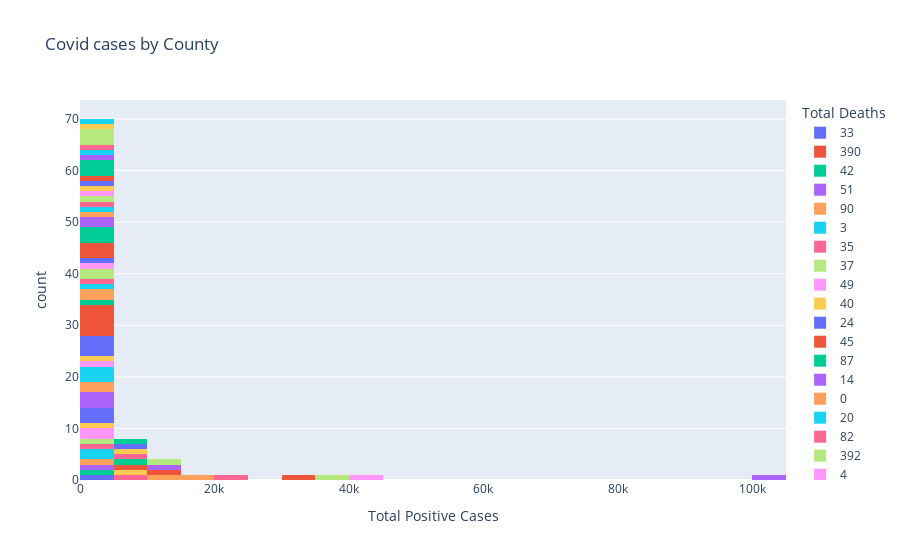

Notebook source saved alongside this figure:
### Code cell
fig = px.histogram(compiledcountydata, x="Total Positive Cases", color="Total Deaths", title="Covid cases by County")
fig.show()

### Figure 1 — Plotly figure (JSON) as saved in the notebook; plotly's stock layout.template omitted (floating-point values rounded to 4 significant figures)
{"data": [{"alignmentgroup": "True", "bingroup": "x", "hovertemplate": "Total Deaths=33<br>Total Positive Cases=%{x}<br>count=%{y}<extra></extra>", "legendgroup": "33", "marker": {"color": "#636efa"}, "name": "33", "offsetgroup": "33", "orientation": "v", "showlegend": true, "type": "histogram", "x": [1191], "xaxis": "x", "yaxis": "y"}, {"alignmentgroup": "True", "bingroup": "x", "hovertemplate": "Total Deaths=390<br>Total Positive Cases=%{x}<br>count=%{y}<extra></extra>", "legendgroup": "390", "marker": {"color": "#EF553B"}, "name": "390", "offsetgroup": "390", "orientation": "v", "showlegend": true, "type": "histogram", "x": [33391], "xaxis": "x", "yaxis": "y"}, {"alignmentgroup": "True", "bingroup": "x", "hovertemplate": "Total Deaths=42<br>Total Positive Cases=%{x}<br>count=%{y}<extra></extra>", "legendgroup": "42", "marker": {"color": "#00cc96"}, "name": "42", "offsetgroup": "42", "orientation": "v", "showlegend": true, "type": "histogram", "x": [3131], "xaxis": "x", "yaxis": "y"}, {"alignmentgroup": "True", "bingroup": "x", "hovertemplate": "Total Deaths=51<br>Total Positive Cases=%{x}<br>count=%{y}<extra></extra>", "legendgroup": "51", "marker": {"color": "#ab63fa"}, "name": "51", "offsetgroup": "51", "orientation": "v", "showlegend": true, "type": "histogram", "x": [3386], "xaxis": "x", "yaxis": "y"}, {"alignmentgroup": "True", "bingroup": "x", "hovertemplate": "Total Deaths=90<br>Total Positive Cases=%{x}<br>count=%{y}<extra></extra>", "legendgroup": "90", "marker": {"color": "#FFA15A"}, "name": "90", "offsetgroup": "90", "orientation": "v", "showlegend": true, "type": "histogram", "x": [4482], "xaxis": "x", "yaxis": "y"}, {"alignmentgroup": "True", "bingroup": "x", "hovertemplate": "Total Deaths=3<br>Total Positive Cases=%{x}<br>count=%{y}<extra></extra>", "legendgroup": "3", "marker": {"color": "#19d3f3"}, "name": "3", "offsetgroup": "3", "orientation": "v", "showlegend": true, "type": "histogram", "x": [516, 1867], "xaxis": "x", "yaxis": "y"}, {"alignmentgroup": "True", "bingroup": "x", "hovertemplate": "Total Deaths=35<br>Total Positive Cases=%{x}<br>count=%{y}<extra></extra>", "legendgroup": "35", "marker": {"color": "#FF6692"}, "name": "35", "offsetgroup": "35", "orientation": "v", "showlegend": true, "type": "histogram", "x": [5983, 1367], "xaxis": "x", "yaxis": "y"}, {"alignmentgroup": "True", "bingroup": "x", "hovertemplate": "Total Deaths=37<br>Total Positive Cases=%{x}<br>count=%{y}<extra></extra>", "legendgroup": "37", "marker": {"color": "#B6E880"}, "name": "37", "offsetgroup": "37", "orientation": "v", "showlegend": true, "type": "histogram", "x": [2461], "xaxis": "x", "yaxis": "y"}, {"alignmentgroup": "True", "bingroup": "x", "hovertemplate": "Total Deaths=49<br>Total Positive Cases=%{x}<br>count=%{y}<extra></extra>", "legendgroup": "49", "marker": {"color": "#FF97FF"}, "name": "49", "offsetgroup": "49", "orientation": "v", "showlegend": true, "type": "histogram", "x": [3001, 4193], "xaxis": "x", "yaxis": "y"}, {"alignmentgroup": "True", "bingroup": "x", "hovertemplate": "Total Deaths=40<br>Total Positive Cases=%{x}<br>count=%{y}<extra></extra>", "legendgroup": "40", "marker": {"color": "#FECB52"}, "name": "40", "offsetgroup": "40", "orientation": "v", "showlegend": true, "type": "histogram", "x": [7798, 1512], "xaxis": "x", "yaxis": "y"}, {"alignmentgroup": "True", "bingroup": "x", "hovertemplate": "Total Deaths=24<br>Total Positive Cases=%{x}<br>count=%{y}<extra></extra>", "legendgroup": "24", "marker": {"color": "#636efa"}, "name": "24", "offsetgroup": "24", "orientation": "v", "showlegend": true, "type": "histogram", "x": [2207, 2841, 1017], "xaxis": "x", "yaxis": "y"}, {"alignmentgroup": "True", "bingroup": "x", "hovertemplate": "Total Deaths=45<br>Total Positive Cases=%{x}<br>count=%{y}<extra></extra>", "legendgroup": "45", "marker": {"color": "#EF553B"}, "name": "45", "offsetgroup": "45", "orientation": "v", "showlegend": true, "type": "histogram", "x": [5003], "xaxis": "x", "yaxis": "y"}, {"alignmentgroup": "True", "bingroup": "x", "hovertemplate": "Total Deaths=87<br>Total Positive Cases=%{x}<br>count=%{y}<extra></extra>", "legendgroup": "87", "marker": {"color": "#00cc96"}, "name": "87", "offsetgroup": "87", "orientation": "v", "showlegend": true, "type": "histogram", "x": [6936], "xaxis": "x", "yaxis": "y"}, {"alignmentgroup": "True", "bingroup": "x", "hovertemplate": "Total Deaths=14<br>Total Positive Cases=%{x}<br>count=%{y}<extra></extra>", "legendgroup": "14", "marker": {"color": "#ab63fa"}, "name": "14", "offsetgroup": "14", "orientation": "v", "showlegend": true, "type": "histogram", "x": [719, 1580, 1158], "xaxis": "x", "yaxis": "y"}, {"alignmentgroup": "True", "bingroup": "x", "hovertemplate": "Total Deaths=0<br>Total Positive Cases=%{x}<br>count=%{y}<extra></extra>", "legendgroup": "0", "marker": {"color": "#FFA15A"}, "name": "0", "offsetgroup": "0", "orientation": "v", "showlegend": true, "type": "histogram", "x": [118, 444], "xaxis": "x", "yaxis": "y"}, {"alignmentgroup": "True", "bingroup": "x", "hovertemplate": "Total Deaths=20<br>Total Positive Cases=%{x}<br>count=%{y}<extra></extra>", "legendgroup": "20", "marker": {"color": "#19d3f3"}, "name": "20", "offsetgroup": "20", "orientation": "v", "showlegend": true, "type": "histogram", "x": [1354, 2369, 1313], "xaxis": "x", "yaxis": "y"}, {"alignmentgroup": "True", "bingroup": "x", "hovertemplate": "Total Deaths=82<br>Total Positive Cases=%{x}<br>count=%{y}<extra></extra>", "legendgroup": "82", "marker": {"color": "#FF6692"}, "name": "82", "offsetgroup": "82", "orientation": "v", "showlegend": true, "type": "histogram", "x": [5223], "xaxis": "x", "yaxis": "y"}, {"alignmentgroup": "True", "bingroup": "x", "hovertemplate": "Total Deaths=392<br>Total Positive Cases=%{x}<br>count=%{y}<extra></extra>", "legendgroup": "392", "marker": {"color": "#B6E880"}, "name": "392", "offsetgroup": "392", "orientation": "v", "showlegend": true, "type": "histogram", "x": [36478], "xaxis": "x", "yaxis": "y"}, {"alignmentgroup": "True", "bingroup": "x", "hovertemplate": "Total Deaths=4<br>Total Positive Cases=%{x}<br>count=%{y}<extra></extra>", "legendgroup": "4", "marker": {"color": "#FF97FF"}, "name": "4", "offsetgroup": "4", "orientation": "v", "showlegend": true, "type": "histogram", "x": [1535], "xaxis": "x", "yaxis": "y"}, {"alignmentgroup": "True", "bingroup": "x", "hovertemplate": "Total Deaths=68<br>Total Positive Cases=%{x}<br>count=%{y}<extra></extra>", "legendgroup": "68", "marker": {"color": "#FECB52"}, "name": "68", "offsetgroup": "68", "orientation": "v", "showlegend": true, "type": "histogram", "x": [3936], "xaxis": "x", "yaxis": "y"}, {"alignmentgroup": "True", "bingroup": "x", "hovertemplate": "Total Deaths=17<br>Total Positive Cases=%{x}<br>count=%{y}<extra></extra>", "legendgroup": "17", "marker": {"color": "#636efa"}, "name": "17", "offsetgroup": "17", "orientation": "v", "showlegend": true, "type": "histogram", "x": [1240, 1807, 2097, 977], "xaxis": "x", "yaxis": "y"}, {"alignmentgroup": "True", "bingroup": "x", "hovertemplate": "Total Deaths=8<br>Total Positive Cases=%{x}<br>count=%{y}<extra></extra>", "legendgroup": "8", "marker": {"color": "#EF553B"}, "name": "8", "offsetgroup": "8", "orientation": "v", "showlegend": true, "type": "histogram", "x": [1383, 491, 949, 478, 744, 1176], "xaxis": "x", "yaxis": "y"}, {"alignmentgroup": "True", "bingroup": "x", "hovertemplate": "Total Deaths=69<br>Total Positive Cases=%{x}<br>count=%{y}<extra></extra>", "legendgroup": "69", "marker": {"color": "#00cc96"}, "name": "69", "offsetgroup": "69", "orientation": "v", "showlegend": true, "type": "histogram", "x": [3875], "xaxis": "x", "yaxis": "y"}, {"alignmentgroup": "True", "bingroup": "x", "hovertemplate": "Total Deaths=1588<br>Total Positive Cases=%{x}<br>count=%{y}<extra></extra>", "legendgroup": "1588", "marker": {"color": "#ab63fa"}, "name": "1588", "offsetgroup": "1588", "orientation": "v", "showlegend": true, "type": "histogram", "x": [101110], "xaxis": "x", "yaxis": "y"}, {"alignmentgroup": "True", "bingroup": "x", "hovertemplate": "Total Deaths=41<br>Total Positive Cases=%{x}<br>count=%{y}<extra></extra>", "legendgroup": "41", "marker": {"color": "#FFA15A"}, "name": "41", "offsetgroup": "41", "orientation": "v", "showlegend": true, "type": "histogram", "x": [1607, 2604], "xaxis": "x", "yaxis": "y"}, {"alignmentgroup": "True", "bingroup": "x", "hovertemplate": "Total Deaths=56<br>Total Positive Cases=%{x}<br>count=%{y}<extra></extra>", "legendgroup": "56", "marker": {"color": "#19d3f3"}, "name": "56", "offsetgroup": "56", "orientation": "v", "showlegend": true, "type": "histogram", "x": [3076], "xaxis": "x", "yaxis": "y"}, {"alignmentgroup": "True", "bingroup": "x", "hovertemplate": "Total Deaths=46<br>Total Positive Cases=%{x}<br>count=%{y}<extra></extra>", "legendgroup": "46", "marker": {"color": "#FF6692"}, "name": "46", "offsetgroup": "46", "orientation": "v", "showlegend": true, "type": "histogram", "x": [3140], "xaxis": "x", "yaxis": "y"}, {"alignmentgroup": "True", "bingroup": "x", "hovertemplate": "Total Deaths=10<br>Total Positive Cases=%{x}<br>count=%{y}<extra></extra>", "legendgroup": "10", "marker": {"color": "#B6E880"}, "name": "10", "offsetgroup": "10", "orientation": "v", "showlegend": true, "type": "histogram", "x": [940, 1173], "xaxis": "x", "yaxis": "y"}, {"alignmentgroup": "True", "bingroup": "x", "hovertemplate": "Total Deaths=19<br>Total Positive Cases=%{x}<br>count=%{y}<extra></extra>", "legendgroup": "19", "marker": {"color": "#FF97FF"}, "name": "19", "offsetgroup": "19", "orientation": "v", "showlegend": true, "type": "histogram", "x": [1078], "xaxis": "x", "yaxis": "y"}, {"alignmentgroup": "True", "bingroup": "x", "hovertemplate": "Total Deaths=74<br>Total Positive Cases=%{x}<br>count=%{y}<extra></extra>", "legendgroup": "74", "marker": {"color": "#FECB52"}, "name": "74", "offsetgroup": "74", "orientation": "v", "showlegend": true, "type": "histogram", "x": [5801], "xaxis": "x", "yaxis": "y"}, {"alignmentgroup": "True", "bingroup": "x", "hovertemplate": "Total Deaths=21<br>Total Positive Cases=%{x}<br>count=%{y}<extra></extra>", "legendgroup": "21", "marker": {"color": "#636efa"}, "name": "21", "offsetgroup": "21", "orientation": "v", "showlegend": true, "type": "histogram", "x": [409], "xaxis": "x", "yaxis": "y"}, {"alignmentgroup": "True", "bingroup": "x", "hovertemplate": "Total Deaths=11<br>Total Positive Cases=%{x}<br>count=%{y}<extra></extra>", "legendgroup": "11", "marker": {"color": "#EF553B"}, "name": "11", "offsetgroup": "11", "orientation": "v", "showlegend": true, "type": "histogram", "x": [620, 3023, 677], "xaxis": "x", "yaxis": "y"}, {"alignmentgroup": "True", "bingroup": "x", "hovertemplate": "Total Deaths=16<br>Total Positive Cases=%{x}<br>count=%{y}<extra></extra>", "legendgroup": "16", "marker": {"color": "#00cc96"}, "name": "16", "offsetgroup": "16", "orientation": "v", "showlegend": true, "type": "histogram", "x": [686, 1370, 2824], "xaxis": "x", "yaxis": "y"}, {"alignmentgroup": "True", "bingroup": "x", "hovertemplate": "Total Deaths=18<br>Total Positive Cases=%{x}<br>count=%{y}<extra></extra>", "legendgroup": "18", "marker": {"color": "#ab63fa"}, "name": "18", "offsetgroup": "18", "orientation": "v", "showlegend": true, "type": "histogram", "x": [742, 879], "xaxis": "x", "yaxis": "y"}, {"alignmentgroup": "True", "bingroup": "x", "hovertemplate": "Total Deaths=1<br>Total Positive Cases=%{x}<br>count=%{y}<extra></extra>", "legendgroup": "1", "marker": {"color": "#FFA15A"}, "name": "1", "offsetgroup": "1", "orientation": "v", "showlegend": true, "type": "histogram", "x": [220], "xaxis": "x", "yaxis": "y"}, {"alignmentgroup": "True", "bingroup": "x", "hovertemplate": "Total Deaths=2<br>Total Positive Cases=%{x}<br>count=%{y}<extra></extra>", "legendgroup": "2", "marker": {"color": "#19d3f3"}, "name": "2", "offsetgroup": "2", "orientation": "v", "showlegend": true, "type": "histogram", "x": [512], "xaxis": "x", "yaxis": "y"}, {"alignmentgroup": "True", "bingroup": "x", "hovertemplate": "Total Deaths=44<br>Total Positive Cases=%{x}<br>count=%{y}<extra></extra>", "legendgroup": "44", "marker": {"color": "#FF6692"}, "name": "44", "offsetgroup": "44", "orientation": "v", "showlegend": true, "type": "histogram", "x": [3136], "xaxis": "x", "yaxis": "y"}, {"alignmentgroup": "True", "bingroup": "x", "hovertemplate": "Total Deaths=7<br>Total Positive Cases=%{x}<br>count=%{y}<extra></extra>", "legendgroup": "7", "marker": {"color": "#B6E880"}, "name": "7", "offsetgroup": "7", "orientation": "v", "showlegend": true, "type": "histogram", "x": [441], "xaxis": "x", "yaxis": "y"}, {"alignmentgroup": "True", "bingroup": "x", "hovertemplate": "Total Deaths=15<br>Total Positive Cases=%{x}<br>count=%{y}<extra></extra>", "legendgroup": "15", "marker": {"color": "#FF97FF"}, "name": "15", "offsetgroup": "15", "orientation": "v", "showlegend": true, "type": "histogram", "x": [780], "xaxis": "x", "yaxis": "y"}, {"alignmentgroup": "True", "bingroup": "x", "hovertemplate": "Total Deaths=28<br>Total Positive Cases=%{x}<br>count=%{y}<extra></extra>", "legendgroup": "28", "marker": {"color": "#FECB52"}, "name": "28", "offsetgroup": "28", "orientation": "v", "showlegend": true, "type": "histogram", "x": [1903], "xaxis": "x", "yaxis": "y"}, {"alignmentgroup": "True", "bingroup": "x", "hovertemplate": "Total Deaths=50<br>Total Positive Cases=%{x}<br>count=%{y}<extra></extra>", "legendgroup": "50", "marker": {"color": "#636efa"}, "name": "50", "offsetgroup": "50", "orientation": "v", "showlegend": true, "type": "histogram", "x": [3402], "xaxis": "x", "yaxis": "y"}, {"alignmentgroup": "True", "bingroup": "x", "hovertemplate": "Total Deaths=34<br>Total Positive Cases=%{x}<br>count=%{y}<extra></extra>", "legendgroup": "34", "marker": {"color": "#EF553B"}, "name": "34", "offsetgroup": "34", "orientation": "v", "showlegend": true, "type": "histogram", "x": [2079], "xaxis": "x", "yaxis": "y"}, {"alignmentgroup": "True", "bingroup": "x", "hovertemplate": "Total Deaths=47<br>Total Positive Cases=%{x}<br>count=%{y}<extra></extra>", "legendgroup": "47", "marker": {"color": "#00cc96"}, "name": "47", "offsetgroup": "47", "orientation": "v", "showlegend": true, "type": "histogram", "x": [2285, 3256, 3871], "xaxis": "x", "yaxis": "y"}, {"alignmentgroup": "True", "bingroup": "x", "hovertemplate": "Total Deaths=31<br>Total Positive Cases=%{x}<br>count=%{y}<extra></extra>", "legendgroup": "31", "marker": {"color": "#ab63fa"}, "name": "31", "offsetgroup": "31", "orientation": "v", "showlegend": true, "type": "histogram", "x": [4081], "xaxis": "x", "yaxis": "y"}, {"alignmentgroup": "True", "bingroup": "x", "hovertemplate": "Total Deaths=89<br>Total Positive Cases=%{x}<br>count=%{y}<extra></extra>", "legendgroup": "89", "marker": {"color": "#FFA15A"}, "name": "89", "offsetgroup": "89", "orientation": "v", "showlegend": true, "type": "histogram", "x": [11833], "xaxis": "x", "yaxis": "y"}, {"alignmentgroup": "True", "bingroup": "x", "hovertemplate": "Total Deaths=70<br>Total Positive Cases=%{x}<br>count=%{y}<extra></extra>", "legendgroup": "70", "marker": {"color": "#19d3f3"}, "name": "70", "offsetgroup": "70", "orientation": "v", "showlegend": true, "type": "histogram", "x": [4843], "xaxis": "x", "yaxis": "y"}, {"alignmentgroup": "True", "bingroup": "x", "hovertemplate": "Total Deaths=63<br>Total Positive Cases=%{x}<br>count=%{y}<extra></extra>", "legendgroup": "63", "marker": {"color": "#FF6692"}, "name": "63", "offsetgroup": "63", "orientation": "v", "showlegend": true, "type": "histogram", "x": [3443], "xaxis": "x", "yaxis": "y"}, {"alignmentgroup": "True", "bingroup": "x", "hovertemplate": "Total Deaths=5<br>Total Positive Cases=%{x}<br>count=%{y}<extra></extra>", "legendgroup": "5", "marker": {"color": "#B6E880"}, "name": "5", "offsetgroup": "5", "orientation": "v", "showlegend": true, "type": "histogram", "x": [808, 362, 310], "xaxis": "x", "yaxis": "y"}, {"alignmentgroup": "True", "bingroup": "x", "hovertemplate": "Total Deaths=805<br>Total Positive Cases=%{x}<br>count=%{y}<extra></extra>", "legendgroup": "805", "marker": {"color": "#FF97FF"}, "name": "805", "offsetgroup": "805", "orientation": "v", "showlegend": true, "type": "histogram", "x": [43212], "xaxis": "x", "yaxis": "y"}, {"alignmentgroup": "True", "bingroup": "x", "hovertemplate": "Total Deaths=27<br>Total Positive Cases=%{x}<br>count=%{y}<extra></extra>", "legendgroup": "27", "marker": {"color": "#FECB52"}, "name": "27", "offsetgroup": "27", "orientation": "v", "showlegend": true, "type": "histogram", "x": [1470], "xaxis": "x", "yaxis": "y"}, {"alignmentgroup": "True", "bingroup": "x", "hovertemplate": "Total Deaths=91<br>Total Positive Cases=%{x}<br>count=%{y}<extra></extra>", "legendgroup": "91", "marker": {"color": "#636efa"}, "name": "91", "offsetgroup": "91", "orientation": "v", "showlegend": true, "type": "histogram", "x": [6715], "xaxis": "x", "yaxis": "y"}, {"alignmentgroup": "True", "bingroup": "x", "hovertemplate": "Total Deaths=107<br>Total Positive Cases=%{x}<br>count=%{y}<extra></extra>", "legendgroup": "107", "marker": {"color": "#EF553B"}, "name": "107", "offsetgroup": "107", "orientation": "v", "showlegend": true, "type": "histogram", "x": [13354], "xaxis": "x", "yaxis": "y"}, {"alignmentgroup": "True", "bingroup": "x", "hovertemplate": "Total Deaths=73<br>Total Positive Cases=%{x}<br>count=%{y}<extra></extra>", "legendgroup": "73", "marker": {"color": "#00cc96"}, "name": "73", "offsetgroup": "73", "orientation": "v", "showlegend": true, "type": "histogram", "x": [8761], "xaxis": "x", "yaxis": "y"}, {"alignmentgroup": "True", "bingroup": "x", "hovertemplate": "Total Deaths=264<br>Total Positive Cases=%{x}<br>count=%{y}<extra></extra>", "legendgroup": "264", "marker": {"color": "#ab63fa"}, "name": "264", "offsetgroup": "264", "orientation": "v", "showlegend": true, "type": "histogram", "x": [14838], "xaxis": "x", "yaxis": "y"}, {"alignmentgroup": "True", "bingroup": "x", "hovertemplate": "Total Deaths=202<br>Total Positive Cases=%{x}<br>count=%{y}<extra></extra>", "legendgroup": "202", "marker": {"color": "#FFA15A"}, "name": "202", "offsetgroup": "202", "orientation": "v", "showlegend": true, "type": "histogram", "x": [18774], "xaxis": "x", "yaxis": "y"}, {"alignmentgroup": "True", "bingroup": "x", "hovertemplate": "Total Deaths=30<br>Total Positive Cases=%{x}<br>count=%{y}<extra></extra>", "legendgroup": "30", "marker": {"color": "#19d3f3"}, "name": "30", "offsetgroup": "30", "orientation": "v", "showlegend": true, "type": "histogram", "x": [2489], "xaxis": "x", "yaxis": "y"}, {"alignmentgroup": "True", "bingroup": "x", "hovertemplate": "Total Deaths=259<br>Total Positive Cases=%{x}<br>count=%{y}<extra></extra>", "legendgroup": "259", "marker": {"color": "#FF6692"}, "name": "259", "offsetgroup": "259", "orientation": "v", "showlegend": true, "type": "histogram", "x": [22156], "xaxis": "x", "yaxis": "y"}, {"alignmentgroup": "True", "bingroup": "x", "hovertemplate": "Total Deaths=116<br>Total Positive Cases=%{x}<br>count=%{y}<extra></extra>", "legendgroup": "116", "marker": {"color": "#B6E880"}, "name": "116", "offsetgroup": "116", "orientation": "v", "showlegend": true, "type": "histogram", "x": [12554], "xaxis": "x", "yaxis": "y"}], "layout": {"barmode": "relative", "legend": {"title": {"text": "Total Deaths"}, "tracegroupgap": 0}, "title": {"text": "Covid cases by County"}, "xaxis": {"anchor": "y", "domain": [0, 1], "title": {"text": "Total Positive Cases"}}, "yaxis": {"anchor": "x", "domain": [0, 1], "title": {"text": "count"}}}}
